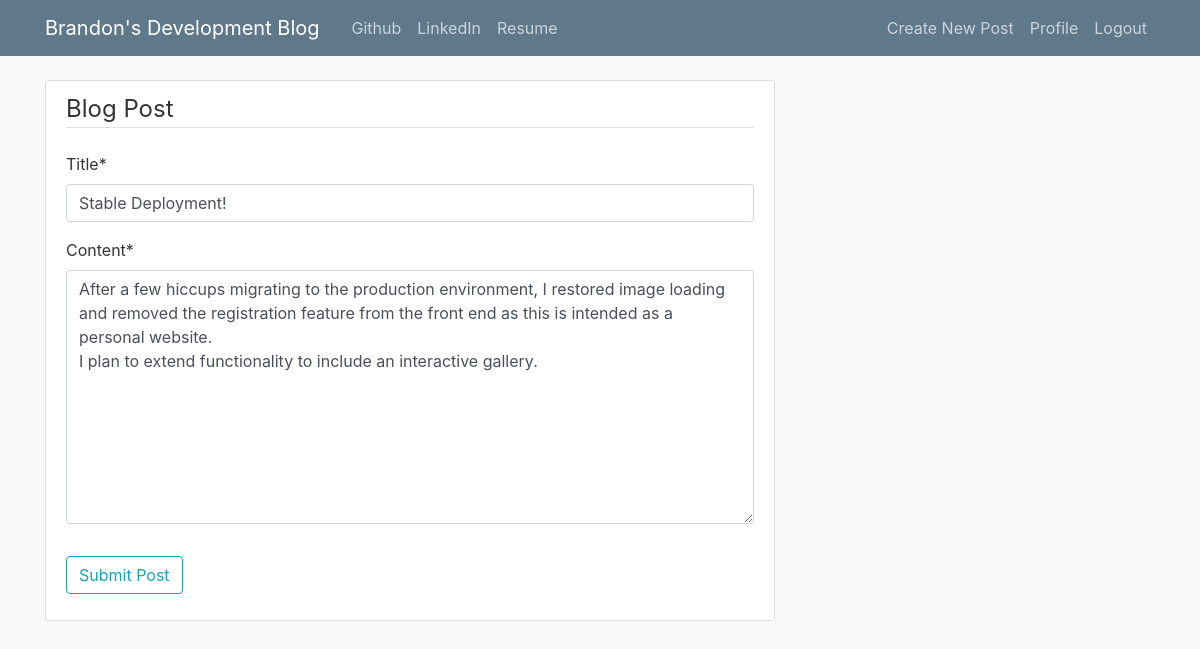
Screenshot of /post/14/update/ (signed in) with the database file from the repository.
### blog/models.py (models this page shows, shortened)
class Post(models.Model):
    title = models.CharField(max_length=100)
    content = models.TextField()
    date_posted = models.DateTimeField(
        default=timezone.now
    )  # Uses current time from timezone
    author = models.ForeignKey(User, on_delete=models.CASCADE)

### blog/views.py (the view, shortened to what this page needs)
# urls.py: path("post/<int:pk>/update/", PostUpdateView.as_view(), name="post-update"),
class PostUpdateView(LoginRequiredMixin, UserPassesTestMixin, UpdateView):
    model = Post
    fields = ["title", "content"]
    def test_func(self):
        post = self.get_object()
        if self.request.user == post.author:
            return True
        return False

### blog/templates/blog/post_form.html (shortened to what this page needs)
{% extends 'blog/base.html' %}
{% load crispy_forms_tags %}
{% block content %}
    <div class="content-section">
        <form method="POST">
            <fieldset class="form-group">
                <legend class="border-bottom mb-4">Blog Post</legend>
                {{ form|crispy }}
            </fieldset>
            <div class="form-group">
                <button class= "btn btn-outline-info" type="submit">Submit Post</button>
        </form>
    </div>
{% endblock content %}

### blog/static/blog/main.css (style rules this page uses)
body { background: #fafafa; color: #333333; margin-top: 5rem; }
.content-section { background: #ffffff; padding: 10px 20px; border: 1px solid #dddddd; border-radius: 3px; margin-bottom: 20px; }

### rows the page displays
Post: title "Stable Deployment!", content "After a few hiccups migrating to the production environment, I restored image loading and removed the registration feature from the front end as this is intended as a personal website. I plan to extend functionality to include an interactive gallery."
